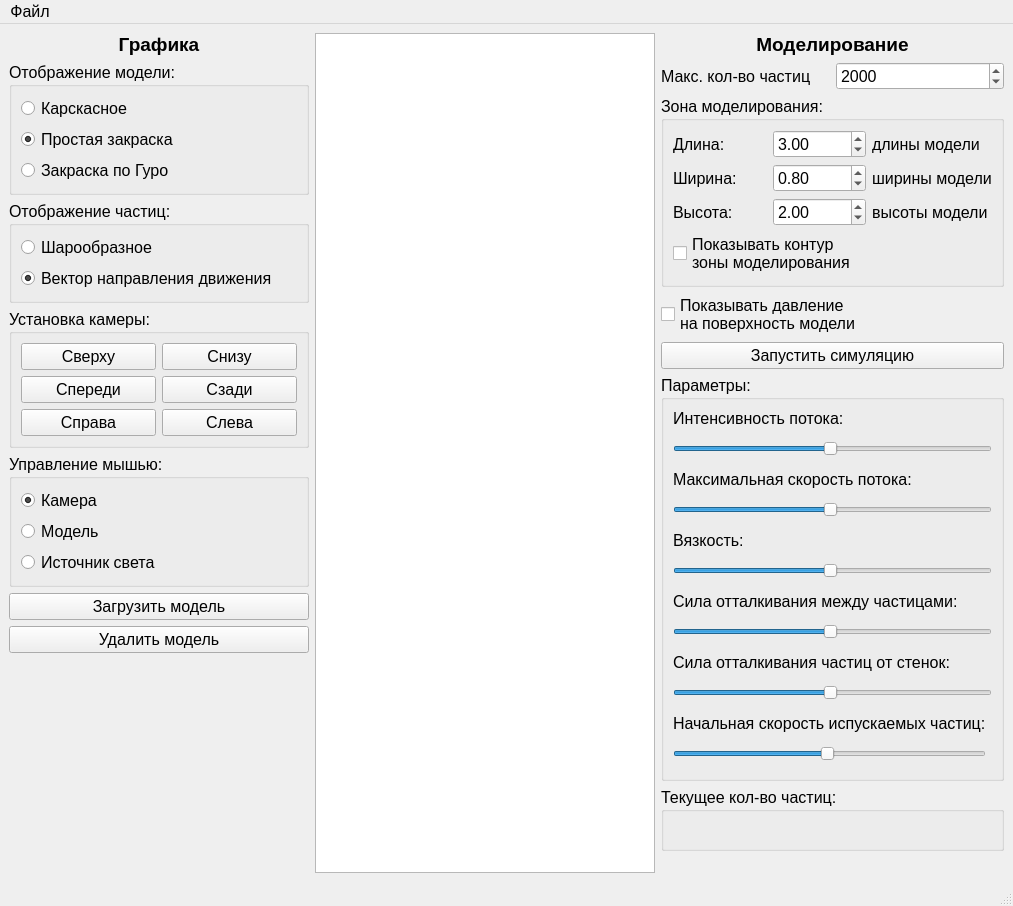
<?xml version="1.0" encoding="UTF-8"?>
<ui version="4.0">
 <class>MainWindow</class>
 <widget class="QMainWindow" name="MainWindow">
  <property name="geometry">
   <rect>
    <x>0</x>
    <y>0</y>
    <width>1013</width>
    <height>906</height>
   </rect>
  </property>
  <property name="font">
   <font>
    <pointsize>12</pointsize>
   </font>
  </property>
  <property name="windowTitle">
   <string>Курсовая работа</string>
  </property>
  <widget class="QWidget" name="centralwidget">
   <layout class="QGridLayout" name="gridLayout_3">
    <item row="0" column="0">
     <layout class="QVBoxLayout" name="graphicsLayout">
      <item>
       <widget class="QLabel" name="graphicsLabel">
        <property name="font">
         <font>
          <pointsize>14</pointsize>
          <bold>true</bold>
         </font>
        </property>
        <property name="text">
         <string>Графика</string>
        </property>
        <property name="alignment">
         <set>Qt::AlignCenter</set>
        </property>
       </widget>
      </item>
      <item>
       <widget class="QGroupBox" name="ViewModeGroupBox">
        <property name="sizePolicy">
         <sizepolicy hsizetype="Preferred" vsizetype="Preferred">
          <horstretch>0</horstretch>
          <verstretch>0</verstretch>
         </sizepolicy>
        </property>
        <property name="title">
         <string>Отображение модели:</string>
        </property>
        <layout class="QVBoxLayout" name="verticalLayout_4">
         <item>
          <widget class="QRadioButton" name="wireframeRadioBtn">
           <property name="text">
            <string>Карскасное</string>
           </property>
           <property name="checked">
            <bool>false</bool>
           </property>
          </widget>
         </item>
         <item>
          <widget class="QRadioButton" name="simpleRadioBtn">
           <property name="text">
            <string>Простая закраска</string>
           </property>
           <property name="checked">
            <bool>true</bool>
           </property>
          </widget>
         </item>
         <item>
          <widget class="QRadioButton" name="guroRadioBtn">
           <property name="text">
            <string>Закраска по Гуро</string>
           </property>
           <property name="checked">
            <bool>false</bool>
           </property>
          </widget>
         </item>
        </layout>
       </widget>
      </item>
      <item>
       <widget class="QGroupBox" name="ViewParticleGroupBox">
        <property name="sizePolicy">
         <sizepolicy hsizetype="Preferred" vsizetype="Preferred">
          <horstretch>0</horstretch>
          <verstretch>0</verstretch>
         </sizepolicy>
        </property>
        <property name="title">
         <string>Отображение частиц:</string>
        </property>
        <layout class="QVBoxLayout" name="verticalLayout_6">
         <item>
          <widget class="QRadioButton" name="circleParticleRadioBtn">
           <property name="text">
            <string>Шарообразное</string>
           </property>
           <property name="checked">
            <bool>false</bool>
           </property>
          </widget>
         </item>
         <item>
          <widget class="QRadioButton" name="vectorParticleRadioBtn">
           <property name="text">
            <string>Вектор направления движения</string>
           </property>
           <property name="checked">
            <bool>true</bool>
           </property>
          </widget>
         </item>
        </layout>
       </widget>
      </item>
      <item>
       <widget class="QGroupBox" name="cameraSetGroupBox">
        <property name="sizePolicy">
         <sizepolicy hsizetype="Preferred" vsizetype="Preferred">
          <horstretch>0</horstretch>
          <verstretch>0</verstretch>
         </sizepolicy>
        </property>
        <property name="title">
         <string>Установка камеры:</string>
        </property>
        <layout class="QGridLayout" name="gridLayout_2">
         <item row="2" column="0">
          <widget class="QPushButton" name="frontCamBtn">
           <property name="text">
            <string>Спереди</string>
           </property>
          </widget>
         </item>
         <item row="0" column="0">
          <widget class="QPushButton" name="topCamBtn">
           <property name="text">
            <string>Сверху</string>
           </property>
          </widget>
         </item>
         <item row="4" column="0">
          <widget class="QPushButton" name="rightCamBtn">
           <property name="text">
            <string>Справа</string>
           </property>
          </widget>
         </item>
         <item row="0" column="1">
          <widget class="QPushButton" name="bottomCamBtn">
           <property name="text">
            <string>Снизу</string>
           </property>
          </widget>
         </item>
         <item row="2" column="1">
          <widget class="QPushButton" name="backCamBtn">
           <property name="text">
            <string>Сзади</string>
           </property>
          </widget>
         </item>
         <item row="4" column="1">
          <widget class="QPushButton" name="leftCamBtn">
           <property name="text">
            <string>Слева</string>
           </property>
          </widget>
         </item>
        </layout>
       </widget>
      </item>
      <item>
       <widget class="QGroupBox" name="mouseControlGroupBox">
        <property name="sizePolicy">
         <sizepolicy hsizetype="Preferred" vsizetype="Preferred">
          <horstretch>0</horstretch>
          <verstretch>0</verstretch>
         </sizepolicy>
        </property>
        <property name="title">
         <string>Управление мышью:</string>
        </property>
        <property name="flat">
         <bool>false</bool>
        </property>
        <layout class="QVBoxLayout" name="verticalLayout_5">
         <item>
          <widget class="QRadioButton" name="cameraRadioBtn">
           <property name="text">
            <string>Камера</string>
           </property>
           <property name="checked">
            <bool>true</bool>
           </property>
          </widget>
         </item>
         <item>
          <widget class="QRadioButton" name="modelRadioBtn">
           <property name="text">
            <string>Модель</string>
           </property>
           <property name="checked">
            <bool>false</bool>
           </property>
          </widget>
         </item>
         <item>
          <widget class="QRadioButton" name="lightRadioBtn">
           <property name="text">
            <string>Источник света</string>
           </property>
           <property name="checked">
            <bool>false</bool>
           </property>
          </widget>
         </item>
        </layout>
       </widget>
      </item>
      <item>
       <widget class="QPushButton" name="loadPolygonalModelBtn">
        <property name="text">
         <string>Загрузить модель</string>
        </property>
       </widget>
      </item>
      <item>
       <widget class="QPushButton" name="delModelBtn">
        <property name="minimumSize">
         <size>
          <width>300</width>
          <height>0</height>
         </size>
        </property>
        <property name="text">
         <string>Удалить модель</string>
        </property>
       </widget>
      </item>
      <item>
       <spacer name="verticalSpacer_2">
        <property name="orientation">
         <enum>Qt::Vertical</enum>
        </property>
        <property name="sizeHint" stdset="0">
         <size>
          <width>20</width>
          <height>40</height>
         </size>
        </property>
       </spacer>
      </item>
     </layout>
    </item>
    <item row="0" column="1">
     <widget class="CustomGraphicsView" name="customGraphicsView">
      <property name="maximumSize">
       <size>
        <width>100000</width>
        <height>100000</height>
       </size>
      </property>
      <property name="mouseTracking">
       <bool>true</bool>
      </property>
      <property name="verticalScrollBarPolicy">
       <enum>Qt::ScrollBarAlwaysOff</enum>
      </property>
      <property name="horizontalScrollBarPolicy">
       <enum>Qt::ScrollBarAlwaysOff</enum>
      </property>
     </widget>
    </item>
    <item row="0" column="2">
     <layout class="QVBoxLayout" name="simulationLayout">
      <item>
       <widget class="QLabel" name="simulationLabel">
        <property name="font">
         <font>
          <pointsize>14</pointsize>
          <bold>true</bold>
         </font>
        </property>
        <property name="text">
         <string>Моделирование</string>
        </property>
        <property name="alignment">
         <set>Qt::AlignCenter</set>
        </property>
       </widget>
      </item>
      <item>
       <layout class="QGridLayout" name="particlesGrid">
        <item row="0" column="1">
         <widget class="QSpinBox" name="nParticlesSpinBox">
          <property name="maximum">
           <number>100000</number>
          </property>
          <property name="singleStep">
           <number>10</number>
          </property>
          <property name="value">
           <number>2000</number>
          </property>
         </widget>
        </item>
        <item row="0" column="0">
         <widget class="QLabel" name="label">
          <property name="text">
           <string>Макс. кол-во частиц</string>
          </property>
         </widget>
        </item>
       </layout>
      </item>
      <item>
       <widget class="QGroupBox" name="simZoneGroupBox">
        <property name="sizePolicy">
         <sizepolicy hsizetype="Preferred" vsizetype="Preferred">
          <horstretch>0</horstretch>
          <verstretch>0</verstretch>
         </sizepolicy>
        </property>
        <property name="title">
         <string>Зона моделирования:</string>
        </property>
        <layout class="QGridLayout" name="gridLayout_4">
         <item row="1" column="1">
          <widget class="QDoubleSpinBox" name="widthSpinBox">
           <property name="value">
            <double>0.800000000000000</double>
           </property>
          </widget>
         </item>
         <item row="0" column="2">
          <widget class="QLabel" name="label_2">
           <property name="text">
            <string>длины модели</string>
           </property>
          </widget>
         </item>
         <item row="1" column="0">
          <widget class="QLabel" name="label_4">
           <property name="text">
            <string>Ширина:</string>
           </property>
          </widget>
         </item>
         <item row="2" column="1">
          <widget class="QDoubleSpinBox" name="heightSpinBox">
           <property name="value">
            <double>2.000000000000000</double>
           </property>
          </widget>
         </item>
         <item row="2" column="2">
          <widget class="QLabel" name="label_7">
           <property name="text">
            <string>высоты модели</string>
           </property>
          </widget>
         </item>
         <item row="2" column="0">
          <widget class="QLabel" name="label_5">
           <property name="text">
            <string>Высота:</string>
           </property>
          </widget>
         </item>
         <item row="1" column="2">
          <widget class="QLabel" name="label_6">
           <property name="text">
            <string>ширины модели</string>
           </property>
          </widget>
         </item>
         <item row="0" column="0">
          <widget class="QLabel" name="label_3">
           <property name="text">
            <string>Длина:</string>
           </property>
          </widget>
         </item>
         <item row="0" column="1">
          <widget class="QDoubleSpinBox" name="lengthSpinBox">
           <property name="value">
            <double>3.000000000000000</double>
           </property>
          </widget>
         </item>
         <item row="3" column="0" colspan="3">
          <widget class="QCheckBox" name="zoneViewCheckBox">
           <property name="text">
            <string>Показывать контур
зоны моделирования</string>
           </property>
           <property name="checked">
            <bool>false</bool>
           </property>
          </widget>
         </item>
        </layout>
       </widget>
      </item>
      <item>
       <widget class="QCheckBox" name="modelPressureCheckBox">
        <property name="text">
         <string>Показывать давление
на поверхность модели</string>
        </property>
       </widget>
      </item>
      <item>
       <widget class="QPushButton" name="runSimBtn">
        <property name="minimumSize">
         <size>
          <width>300</width>
          <height>0</height>
         </size>
        </property>
        <property name="text">
         <string>Запустить симуляцию</string>
        </property>
       </widget>
      </item>
      <item>
       <widget class="QGroupBox" name="simZoneGroupBox_2">
        <property name="sizePolicy">
         <sizepolicy hsizetype="Preferred" vsizetype="Preferred">
          <horstretch>0</horstretch>
          <verstretch>0</verstretch>
         </sizepolicy>
        </property>
        <property name="title">
         <string>Параметры:</string>
        </property>
        <layout class="QGridLayout" name="gridLayout_5">
         <item row="7" column="0" colspan="2">
          <widget class="QSlider" name="int_stiff">
           <property name="minimumSize">
            <size>
             <width>0</width>
             <height>30</height>
            </size>
           </property>
           <property name="minimum">
            <number>1</number>
           </property>
           <property name="maximum">
            <number>100</number>
           </property>
           <property name="value">
            <number>50</number>
           </property>
           <property name="orientation">
            <enum>Qt::Horizontal</enum>
           </property>
          </widget>
         </item>
         <item row="5" column="0" colspan="2">
          <widget class="QSlider" name="viscosity">
           <property name="minimumSize">
            <size>
             <width>0</width>
             <height>30</height>
            </size>
           </property>
           <property name="minimum">
            <number>1</number>
           </property>
           <property name="maximum">
            <number>100</number>
           </property>
           <property name="value">
            <number>50</number>
           </property>
           <property name="orientation">
            <enum>Qt::Horizontal</enum>
           </property>
          </widget>
         </item>
         <item row="1" column="0" colspan="2">
          <widget class="QSlider" name="emit_rate">
           <property name="minimumSize">
            <size>
             <width>0</width>
             <height>30</height>
            </size>
           </property>
           <property name="minimum">
            <number>1</number>
           </property>
           <property name="maximum">
            <number>100</number>
           </property>
           <property name="value">
            <number>50</number>
           </property>
           <property name="orientation">
            <enum>Qt::Horizontal</enum>
           </property>
          </widget>
         </item>
         <item row="8" column="0">
          <widget class="QLabel" name="label_14">
           <property name="text">
            <string>Сила отталкивания частиц от стенок:</string>
           </property>
          </widget>
         </item>
         <item row="0" column="0" colspan="2">
          <widget class="QLabel" name="label_13">
           <property name="text">
            <string>Интенсивность потока:</string>
           </property>
          </widget>
         </item>
         <item row="11" column="0">
          <widget class="QSlider" name="_start_speed">
           <property name="sizePolicy">
            <sizepolicy hsizetype="Preferred" vsizetype="Fixed">
             <horstretch>0</horstretch>
             <verstretch>0</verstretch>
            </sizepolicy>
           </property>
           <property name="minimumSize">
            <size>
             <width>0</width>
             <height>30</height>
            </size>
           </property>
           <property name="minimum">
            <number>1</number>
           </property>
           <property name="maximum">
            <number>100</number>
           </property>
           <property name="value">
            <number>50</number>
           </property>
           <property name="orientation">
            <enum>Qt::Horizontal</enum>
           </property>
          </widget>
         </item>
         <item row="2" column="0" colspan="2">
          <widget class="QLabel" name="label_8">
           <property name="text">
            <string>Максимальная скорость потока:</string>
           </property>
          </widget>
         </item>
         <item row="3" column="0" colspan="2">
          <widget class="QSlider" name="max_speed">
           <property name="minimumSize">
            <size>
             <width>0</width>
             <height>30</height>
            </size>
           </property>
           <property name="minimum">
            <number>1</number>
           </property>
           <property name="maximum">
            <number>100</number>
           </property>
           <property name="value">
            <number>50</number>
           </property>
           <property name="orientation">
            <enum>Qt::Horizontal</enum>
           </property>
          </widget>
         </item>
         <item row="6" column="0" colspan="2">
          <widget class="QLabel" name="label_12">
           <property name="text">
            <string>Сила отталкивания между частицами:</string>
           </property>
          </widget>
         </item>
         <item row="4" column="0" colspan="2">
          <widget class="QLabel" name="label_9">
           <property name="text">
            <string>Вязкость:</string>
           </property>
          </widget>
         </item>
         <item row="9" column="0" colspan="2">
          <widget class="QSlider" name="ext_stiff">
           <property name="minimumSize">
            <size>
             <width>0</width>
             <height>30</height>
            </size>
           </property>
           <property name="minimum">
            <number>1</number>
           </property>
           <property name="maximum">
            <number>100</number>
           </property>
           <property name="value">
            <number>50</number>
           </property>
           <property name="orientation">
            <enum>Qt::Horizontal</enum>
           </property>
          </widget>
         </item>
         <item row="10" column="0">
          <widget class="QLabel" name="label_15">
           <property name="text">
            <string>Начальная скорость испускаемых частиц:</string>
           </property>
          </widget>
         </item>
        </layout>
       </widget>
      </item>
      <item>
       <widget class="QGroupBox" name="simZoneGroupBox_3">
        <property name="sizePolicy">
         <sizepolicy hsizetype="Preferred" vsizetype="Preferred">
          <horstretch>0</horstretch>
          <verstretch>0</verstretch>
         </sizepolicy>
        </property>
        <property name="title">
         <string>Текущее кол-во частиц:</string>
        </property>
        <layout class="QGridLayout" name="gridLayout_6">
         <item row="0" column="0">
          <widget class="QLabel" name="cur_n_particles">
           <property name="text">
            <string/>
           </property>
          </widget>
         </item>
        </layout>
       </widget>
      </item>
      <item>
       <spacer name="verticalSpacer">
        <property name="orientation">
         <enum>Qt::Vertical</enum>
        </property>
        <property name="sizeHint" stdset="0">
         <size>
          <width>20</width>
          <height>40</height>
         </size>
        </property>
       </spacer>
      </item>
     </layout>
    </item>
   </layout>
  </widget>
  <widget class="QStatusBar" name="statusBar"/>
  <widget class="QMenuBar" name="menuBar">
   <property name="geometry">
    <rect>
     <x>0</x>
     <y>0</y>
     <width>1013</width>
     <height>23</height>
    </rect>
   </property>
   <widget class="QMenu" name="menu">
    <property name="title">
     <string>Файл</string>
    </property>
    <addaction name="action"/>
   </widget>
   <addaction name="menu"/>
  </widget>
  <action name="action">
   <property name="text">
    <string>Выход</string>
   </property>
  </action>
 </widget>
 <customwidgets>
  <customwidget>
   <class>CustomGraphicsView</class>
   <extends>QGraphicsView</extends>
   <header>App/Ui/Qt/custom_graphics_view.h</header>
  </customwidget>
 </customwidgets>
 <resources/>
 <connections/>
</ui>
